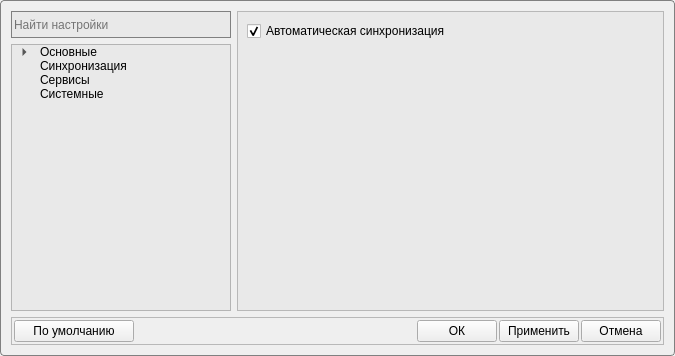
<?xml version="1.0" encoding="UTF-8"?>
<ui version="4.0">
 <class>Settings</class>
 <widget class="QWidget" name="Settings">
  <property name="geometry">
   <rect>
    <x>0</x>
    <y>0</y>
    <width>675</width>
    <height>356</height>
   </rect>
  </property>
  <property name="windowTitle">
   <string>Настройки</string>
  </property>
  <property name="windowIcon">
   <iconset>
    <normaloff>:/Title/ICO.ico</normaloff>:/Title/ICO.ico</iconset>
  </property>
  <property name="styleSheet">
   <string notr="true">QLabel{
	color: rgb(0, 0,0);
	background-color: rgba(85, 255, 255, 0);
}

#Settings {
	 background-color: qlineargradient(x1: 0, y1: 0, x2: 1, y2: 0,
                                   stop: 0 #333333, stop: 1 #777777);
 	border: 1px solid gray;
 	border-radius: 4px;
}
#treeWidgetSettings {
	 background-color: #e9e9e9;
}
#lineEditFindSettings {
	 background-color: #e9e9e9;
}
#scrollAreaWidgetContents {
	 background-color: #e9e9e9;
}
#scrollAreaWidgetContents_2 {
	 background-color: #e9e9e9;
}
#scrollAreaWidgetContents_3 {
	 background-color: #e9e9e9;
}
#scrollAreaWidgetContents_4 {
	 background-color: #e9e9e9;
}
#scrollAreaWidgetContents_5 {
	 background-color: #e9e9e9;
}</string>
  </property>
  <layout class="QGridLayout" name="gridLayout_9">
   <item row="1" column="0">
    <widget class="QTreeWidget" name="treeWidgetSettings">
     <property name="minimumSize">
      <size>
       <width>220</width>
       <height>0</height>
      </size>
     </property>
     <property name="maximumSize">
      <size>
       <width>220</width>
       <height>16777215</height>
      </size>
     </property>
     <property name="frameShape">
      <enum>QFrame::StyledPanel</enum>
     </property>
     <property name="tabKeyNavigation">
      <bool>false</bool>
     </property>
     <property name="indentation">
      <number>25</number>
     </property>
     <property name="animated">
      <bool>false</bool>
     </property>
     <property name="headerHidden">
      <bool>true</bool>
     </property>
     <column>
      <property name="text">
       <string/>
      </property>
     </column>
     <item>
      <property name="text">
       <string>Основные</string>
      </property>
      <item>
       <property name="text">
        <string>Внешний вид</string>
       </property>
      </item>
      <item>
       <property name="text">
        <string>Клавиатура</string>
       </property>
      </item>
     </item>
     <item>
      <property name="text">
       <string>Синхронизация</string>
      </property>
     </item>
     <item>
      <property name="text">
       <string>Сервисы</string>
      </property>
     </item>
     <item>
      <property name="text">
       <string>Системные</string>
      </property>
     </item>
    </widget>
   </item>
   <item row="2" column="0" colspan="2">
    <widget class="QFrame" name="frame">
     <property name="minimumSize">
      <size>
       <width>0</width>
       <height>0</height>
      </size>
     </property>
     <property name="frameShape">
      <enum>QFrame::StyledPanel</enum>
     </property>
     <property name="frameShadow">
      <enum>QFrame::Raised</enum>
     </property>
     <layout class="QHBoxLayout" name="horizontalLayout">
      <property name="spacing">
       <number>2</number>
      </property>
      <property name="leftMargin">
       <number>2</number>
      </property>
      <property name="topMargin">
       <number>2</number>
      </property>
      <property name="rightMargin">
       <number>2</number>
      </property>
      <property name="bottomMargin">
       <number>2</number>
      </property>
      <item>
       <widget class="QPushButton" name="btnReset">
        <property name="minimumSize">
         <size>
          <width>120</width>
          <height>0</height>
         </size>
        </property>
        <property name="text">
         <string>По умолчанию</string>
        </property>
       </widget>
      </item>
      <item>
       <spacer name="horizontalSpacer_4">
        <property name="orientation">
         <enum>Qt::Horizontal</enum>
        </property>
        <property name="sizeHint" stdset="0">
         <size>
          <width>311</width>
          <height>20</height>
         </size>
        </property>
       </spacer>
      </item>
      <item>
       <widget class="QPushButton" name="btnOk">
        <property name="text">
         <string>ОК</string>
        </property>
       </widget>
      </item>
      <item>
       <widget class="QPushButton" name="btnApply">
        <property name="text">
         <string>Применить</string>
        </property>
       </widget>
      </item>
      <item>
       <widget class="QPushButton" name="btnCancel">
        <property name="text">
         <string>Отмена</string>
        </property>
       </widget>
      </item>
     </layout>
    </widget>
   </item>
   <item row="0" column="0">
    <widget class="QLineEdit" name="lineEditFindSettings">
     <property name="minimumSize">
      <size>
       <width>220</width>
       <height>27</height>
      </size>
     </property>
     <property name="maximumSize">
      <size>
       <width>220</width>
       <height>27</height>
      </size>
     </property>
     <property name="styleSheet">
      <string notr="true">#lineEditFindSettings {
 	border: 1px solid gray;
}</string>
     </property>
     <property name="placeholderText">
      <string>Найти настройки</string>
     </property>
    </widget>
   </item>
   <item row="0" column="1" rowspan="2">
    <widget class="QStackedWidget" name="stackedWidgetSettings">
     <property name="styleSheet">
      <string notr="true"/>
     </property>
     <property name="frameShape">
      <enum>QFrame::NoFrame</enum>
     </property>
     <property name="frameShadow">
      <enum>QFrame::Plain</enum>
     </property>
     <property name="currentIndex">
      <number>2</number>
     </property>
     <widget class="QWidget" name="pageAppearance">
      <layout class="QGridLayout" name="gridLayout">
       <property name="leftMargin">
        <number>0</number>
       </property>
       <property name="topMargin">
        <number>0</number>
       </property>
       <property name="rightMargin">
        <number>0</number>
       </property>
       <property name="bottomMargin">
        <number>0</number>
       </property>
       <property name="spacing">
        <number>0</number>
       </property>
       <item row="0" column="0" colspan="2">
        <widget class="QScrollArea" name="scrollArea">
         <property name="styleSheet">
          <string notr="true"/>
         </property>
         <property name="widgetResizable">
          <bool>true</bool>
         </property>
         <widget class="QWidget" name="scrollAreaWidgetContents">
          <property name="geometry">
           <rect>
            <x>0</x>
            <y>0</y>
            <width>120</width>
            <height>51</height>
           </rect>
          </property>
          <layout class="QGridLayout" name="gridLayout_3">
           <item row="0" column="0">
            <widget class="QLabel" name="label_7">
             <property name="minimumSize">
              <size>
               <width>0</width>
               <height>27</height>
              </size>
             </property>
             <property name="maximumSize">
              <size>
               <width>50</width>
               <height>16777215</height>
              </size>
             </property>
             <property name="text">
              <string>Тема:</string>
             </property>
            </widget>
           </item>
           <item row="0" column="2">
            <spacer name="horizontalSpacer_7">
             <property name="orientation">
              <enum>Qt::Horizontal</enum>
             </property>
             <property name="sizeHint" stdset="0">
              <size>
               <width>250</width>
               <height>20</height>
              </size>
             </property>
            </spacer>
           </item>
           <item row="0" column="1">
            <widget class="QComboBox" name="comboBoxTheme">
             <property name="enabled">
              <bool>false</bool>
             </property>
             <property name="minimumSize">
              <size>
               <width>0</width>
               <height>27</height>
              </size>
             </property>
             <property name="maximumSize">
              <size>
               <width>200</width>
               <height>16777215</height>
              </size>
             </property>
             <item>
              <property name="text">
               <string>Темная</string>
              </property>
             </item>
            </widget>
           </item>
           <item row="1" column="0" colspan="3">
            <spacer name="verticalSpacer_3">
             <property name="orientation">
              <enum>Qt::Vertical</enum>
             </property>
             <property name="sizeHint" stdset="0">
              <size>
               <width>20</width>
               <height>209</height>
              </size>
             </property>
            </spacer>
           </item>
          </layout>
         </widget>
        </widget>
       </item>
      </layout>
     </widget>
     <widget class="QWidget" name="pageKeyboard">
      <layout class="QGridLayout" name="gridLayout_2">
       <property name="leftMargin">
        <number>0</number>
       </property>
       <property name="topMargin">
        <number>0</number>
       </property>
       <property name="rightMargin">
        <number>0</number>
       </property>
       <property name="bottomMargin">
        <number>0</number>
       </property>
       <property name="spacing">
        <number>0</number>
       </property>
       <item row="0" column="0" colspan="2">
        <widget class="QScrollArea" name="scrollArea_2">
         <property name="widgetResizable">
          <bool>true</bool>
         </property>
         <widget class="QWidget" name="scrollAreaWidgetContents_2">
          <property name="geometry">
           <rect>
            <x>0</x>
            <y>0</y>
            <width>205</width>
            <height>135</height>
           </rect>
          </property>
          <layout class="QGridLayout" name="gridLayout_4">
           <item row="5" column="0" colspan="2">
            <spacer name="verticalSpacer">
             <property name="orientation">
              <enum>Qt::Vertical</enum>
             </property>
             <property name="sizeHint" stdset="0">
              <size>
               <width>20</width>
               <height>40</height>
              </size>
             </property>
            </spacer>
           </item>
           <item row="0" column="1">
            <widget class="QKeySequenceEdit" name="keySequenceEditSync">
             <property name="enabled">
              <bool>false</bool>
             </property>
            </widget>
           </item>
           <item row="1" column="0">
            <widget class="QLabel" name="label_8">
             <property name="minimumSize">
              <size>
               <width>0</width>
               <height>27</height>
              </size>
             </property>
             <property name="text">
              <string>Синхронизировать всё: </string>
             </property>
            </widget>
           </item>
           <item row="1" column="1">
            <widget class="QKeySequenceEdit" name="keySequenceEditSyncAll">
             <property name="enabled">
              <bool>false</bool>
             </property>
            </widget>
           </item>
           <item row="2" column="0" colspan="2">
            <widget class="Line" name="line_4">
             <property name="orientation">
              <enum>Qt::Horizontal</enum>
             </property>
            </widget>
           </item>
           <item row="0" column="0">
            <widget class="QLabel" name="label_10">
             <property name="minimumSize">
              <size>
               <width>0</width>
               <height>27</height>
              </size>
             </property>
             <property name="text">
              <string>Синхронизировать: </string>
             </property>
            </widget>
           </item>
           <item row="4" column="0" colspan="2">
            <widget class="Line" name="line_5">
             <property name="orientation">
              <enum>Qt::Horizontal</enum>
             </property>
            </widget>
           </item>
           <item row="3" column="0">
            <widget class="QLabel" name="label_11">
             <property name="minimumSize">
              <size>
               <width>0</width>
               <height>27</height>
              </size>
             </property>
             <property name="text">
              <string>Войти: </string>
             </property>
            </widget>
           </item>
           <item row="3" column="1">
            <widget class="QKeySequenceEdit" name="keySequenceEditSignIn">
             <property name="enabled">
              <bool>false</bool>
             </property>
            </widget>
           </item>
          </layout>
         </widget>
        </widget>
       </item>
      </layout>
     </widget>
     <widget class="QWidget" name="pageSync">
      <layout class="QGridLayout" name="gridLayout_5">
       <property name="leftMargin">
        <number>0</number>
       </property>
       <property name="topMargin">
        <number>0</number>
       </property>
       <property name="rightMargin">
        <number>0</number>
       </property>
       <property name="bottomMargin">
        <number>0</number>
       </property>
       <property name="spacing">
        <number>0</number>
       </property>
       <item row="0" column="0">
        <widget class="QScrollArea" name="scrollArea_3">
         <property name="widgetResizable">
          <bool>true</bool>
         </property>
         <widget class="QWidget" name="scrollAreaWidgetContents_3">
          <property name="geometry">
           <rect>
            <x>0</x>
            <y>0</y>
            <width>429</width>
            <height>301</height>
           </rect>
          </property>
          <layout class="QGridLayout" name="gridLayout_6">
           <item row="2" column="0" colspan="3">
            <spacer name="verticalSpacer_2">
             <property name="orientation">
              <enum>Qt::Vertical</enum>
             </property>
             <property name="sizeHint" stdset="0">
              <size>
               <width>20</width>
               <height>40</height>
              </size>
             </property>
            </spacer>
           </item>
           <item row="1" column="0">
            <widget class="QCheckBox" name="checkBoxAutoSync">
             <property name="enabled">
              <bool>true</bool>
             </property>
             <property name="text">
              <string>Автоматическая синхронизация</string>
             </property>
             <property name="checked">
              <bool>true</bool>
             </property>
            </widget>
           </item>
          </layout>
         </widget>
        </widget>
       </item>
      </layout>
     </widget>
     <widget class="QWidget" name="pageServices">
      <layout class="QGridLayout" name="gridLayout_8">
       <property name="leftMargin">
        <number>0</number>
       </property>
       <property name="topMargin">
        <number>0</number>
       </property>
       <property name="rightMargin">
        <number>0</number>
       </property>
       <property name="bottomMargin">
        <number>0</number>
       </property>
       <property name="spacing">
        <number>0</number>
       </property>
       <item row="0" column="0">
        <widget class="QScrollArea" name="scrollArea_4">
         <property name="widgetResizable">
          <bool>true</bool>
         </property>
         <widget class="QWidget" name="scrollAreaWidgetContents_4">
          <property name="geometry">
           <rect>
            <x>0</x>
            <y>0</y>
            <width>199</width>
            <height>41</height>
           </rect>
          </property>
          <layout class="QGridLayout" name="gridLayout_7">
           <item row="1" column="0" colspan="2">
            <spacer name="verticalSpacer_4">
             <property name="orientation">
              <enum>Qt::Vertical</enum>
             </property>
             <property name="sizeHint" stdset="0">
              <size>
               <width>20</width>
               <height>40</height>
              </size>
             </property>
            </spacer>
           </item>
           <item row="0" column="0" colspan="2">
            <widget class="QCheckBox" name="checkBoxAutoSignIn">
             <property name="enabled">
              <bool>true</bool>
             </property>
             <property name="text">
              <string>Автоматический вход в сервис</string>
             </property>
             <property name="checked">
              <bool>true</bool>
             </property>
            </widget>
           </item>
          </layout>
         </widget>
        </widget>
       </item>
      </layout>
     </widget>
     <widget class="QWidget" name="pageSystem">
      <layout class="QGridLayout" name="gridLayout_10">
       <property name="leftMargin">
        <number>0</number>
       </property>
       <property name="topMargin">
        <number>0</number>
       </property>
       <property name="rightMargin">
        <number>0</number>
       </property>
       <property name="bottomMargin">
        <number>0</number>
       </property>
       <property name="spacing">
        <number>0</number>
       </property>
       <item row="0" column="0">
        <widget class="QScrollArea" name="scrollArea_5">
         <property name="widgetResizable">
          <bool>true</bool>
         </property>
         <widget class="QWidget" name="scrollAreaWidgetContents_5">
          <property name="geometry">
           <rect>
            <x>0</x>
            <y>0</y>
            <width>186</width>
            <height>87</height>
           </rect>
          </property>
          <layout class="QVBoxLayout" name="verticalLayout">
           <item>
            <widget class="QCheckBox" name="checkBoxStartUp">
             <property name="enabled">
              <bool>true</bool>
             </property>
             <property name="text">
              <string>Запускать вместе с Windows</string>
             </property>
             <property name="checked">
              <bool>true</bool>
             </property>
            </widget>
           </item>
           <item>
            <widget class="QCheckBox" name="checkBoxStartUpMinimized">
             <property name="enabled">
              <bool>true</bool>
             </property>
             <property name="text">
              <string>Запускать свернутой</string>
             </property>
             <property name="checked">
              <bool>true</bool>
             </property>
            </widget>
           </item>
           <item>
            <widget class="QCheckBox" name="checkBoxBackgroundWork">
             <property name="enabled">
              <bool>true</bool>
             </property>
             <property name="text">
              <string>Разрешить работать в фоне</string>
             </property>
             <property name="checked">
              <bool>true</bool>
             </property>
            </widget>
           </item>
           <item>
            <spacer name="verticalSpacer_5">
             <property name="orientation">
              <enum>Qt::Vertical</enum>
             </property>
             <property name="sizeHint" stdset="0">
              <size>
               <width>20</width>
               <height>40</height>
              </size>
             </property>
            </spacer>
           </item>
          </layout>
         </widget>
        </widget>
       </item>
      </layout>
     </widget>
    </widget>
   </item>
  </layout>
 </widget>
 <resources/>
 <connections/>
</ui>
